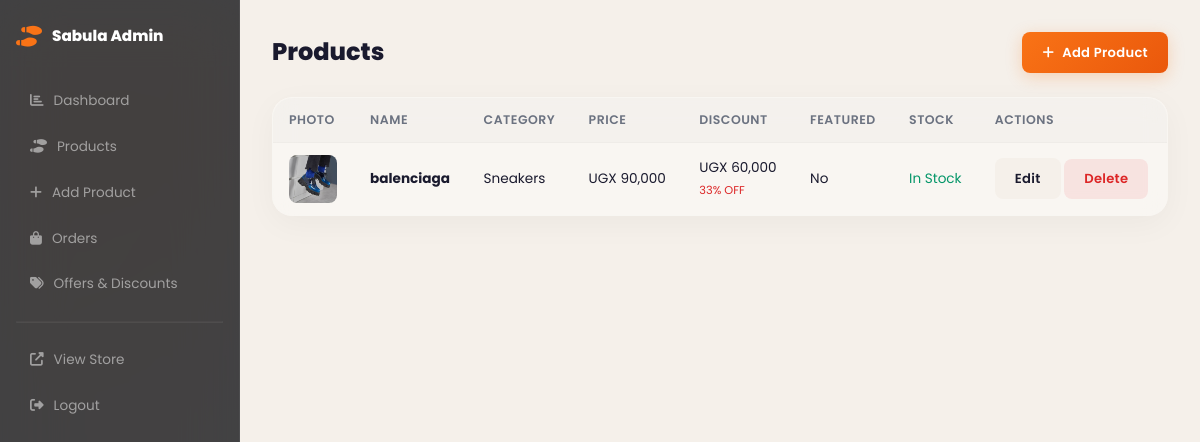
/admin/products (signed in), run on the app's committed database.
### app.py (models this page shows, shortened)
class Product(db.Model):
    id = db.Column(db.Integer, primary_key=True)
    name = db.Column(db.String(200), nullable=False)
    slug = db.Column(db.String(200), unique=True, nullable=False)
    description = db.Column(db.Text, default='')
    category_id = db.Column(db.Integer, db.ForeignKey('category.id'), nullable=False)
    price = db.Column(db.Float, nullable=False)
    discount_price = db.Column(db.Float, nullable=False)
    discount_percent = db.Column(db.String(10))
    image_url = db.Column(db.String(500))
    rating = db.Column(db.Float, default=5.0)
    reviews_count = db.Column(db.Integer, default=0)
    badge = db.Column(db.String(50), default='HOT DEAL')
    in_stock = db.Column(db.Boolean, default=True)
    featured = db.Column(db.Boolean, default=False)
    trending = db.Column(db.Boolean, default=False)
    affordable = db.Column(db.Boolean, default=False)
    created_at = db.Column(db.DateTime, default=datetime.utcnow)

class Category(db.Model):
    id = db.Column(db.Integer, primary_key=True)
    name = db.Column(db.String(100), nullable=False)
    slug = db.Column(db.String(100), unique=True, nullable=False)
    icon = db.Column(db.String(50), default='fa-shoe-prints')
    products = db.relationship('Product', backref='category', lazy=True, cascade='all, delete-orphan')

### app.py (the view)
@app.route('/admin/products')
@admin_required
def admin_products():
    products = Product.query.order_by(Product.created_at.desc()).all()
    return render_template('admin/products.html', products=products)

### app.py (called while the page is built, shortened)
@app.context_processor
def inject_globals():
    categories = Category.query.all()
    cart = session.get('cart', [])
    cart_count = sum(item['quantity'] for item in cart)
    cart_total = 0
    cart_items = []
    user = None
    if session.get('user_id'):
        user = User.query.get(session['user_id'])
    return dict(
        categories=categories,
        cart_count=cart_count,
        cart_items=cart_items,
        cart_total=cart_total,
        current_user=user
    )

@app.template_filter('format_price')
def format_price(amount):
    return f'UGX {amount:,.0f}'

def admin_required(f):
    @wraps(f)
    def decorated(*args, **kwargs):
        if not session.get('admin_logged_in'):
            flash('Please login to access the admin panel.', 'warning')
            return redirect(url_for('admin_login'))
        return f(*args, **kwargs)
    return decorated

### templates/admin/products.html (shortened to what this page needs)
{% extends "admin/admin_base.html" %}
{% block admin_content %}
<div class="admin-header">
  <h1>Products</h1>
  <a href="{{ url_for('admin_product_add') }}" class="btn btn-primary btn-sm"><i class="fas fa-plus"></i> Add Product</a>
</div>
<table class="admin-table">
  <thead>
    <tr>
      <th>Photo</th><th>Name</th><th>Category</th><th>Price</th><th>Discount</th><th>Featured</th><th>Stock</th><th>Actions</th>
    </tr>
  </thead>
  <tbody>
    {% for product in products %}
    <tr>
      <td>
        {% if product.image_url %}
        <img src="{{ product.image_url if product.image_url.startswith('http') else url_for('static', filename=product.image_url) }}" alt="" style="width:48px;height:48px;object-fit:cover;border-radius:8px;" />
        {% else %}
        <div style="width:48px;height:48px;border-radius:8px;background:#f0f0f5;display:flex;align-items:center;justify-content:center;color:#ccc;font-size:1.2rem;"><i class="fas fa-shoe-prints"></i></div>
        {% endif %}
      </td>
      <td><strong>{{ product.name }}</strong></td>
      <td>{{ product.category.name }}</td>
      <td>{{ product.price|format_price }}</td>
      <td>{{ product.discount_price|format_price }}<br /><small style="color:var(--sale);">{{ product.discount_percent }}</small></td>
      <td>{% if product.featured %}<span style="color:#059669;">Yes</span>{% else %}No{% endif %}</td>
      <td>{% if product.in_stock %}<span style="color:#059669;">In Stock</span>{% else %}<span style="color:var(--sale);">Out</span>{% endif %}</td>
      <td>
        <a href="{{ url_for('admin_product_edit', id=product.id) }}" class="btn btn-sm" style="background:var(--bg);">Edit</a>
        <form action="{{ url_for('admin_product_delete', id=product.id) }}" method="POST" style="display:inline;" onsubmit="return confirm('Delete this product?')">
          <button type="submit" class="btn btn-sm" style="background:rgba(230,57,70,0.1);color:var(--sale);">Delete</button>
        </form>
      </td>
    </tr>
    {% endfor %}
  </tbody>
</table>
{% endblock %}

### static/style.css (style rules this page uses)
*, *::before, *::after { margin: 0; padding: 0; box-sizing: border-box; }
:root { --primary: #1a1c23; --primary-light: #2a2d3a; --primary-dark: #0f1117; --accent: #f97316; --accent-hover: #ea580c; --accent-light: #fed7aa; --sale: #dc2626; --sale-dark: #b91c1c; --bg: #f5f0ea; --bg-alt: #fefcfb; --card-bg: rgba(255, 255, 255, 0.38); --glass-border: rgba(255, 255, 255, 0.4); --glass-border-strong: rgba(255, 255, 255, 0.55); --glass-shadow: 0 8px 32px rgba(0, 0, 0, 0.04); --glass-shadow-hover: 0 16px 48px rgba(0, 0, 0, 0.07); --glass-blur: 24px; --glass-blur-strong: 32px; --text: #1a1a2e; --text-light: #6b7280; --text-lighter: #9ca3af; --border: rgba(0, 0, 0, 0.04); --shadow-sm: 0 2px 8px rgba(0, 0, 0, 0.04); --shadow: 0 4px 20px rgba(0, 0, 0, 0.05); --shadow-lg: 0 12px 48px rgba(0, 0, 0, 0.07); --shadow-hover: 0 20px 60px rgba(0, 0, 0, 0.1); --radius-sm: 12px; --radius: 20px; --radius-lg: 28px; --radius-xl: 40px; --transition: 0.35s cubic-bezier(0.25, 0.46, 0.45, 0.94); --transition-slow: 0.5s cubic-bezier(0.25, 0.46, 0.45, 0.94); --font: 'Poppins', -apple-system, BlinkMacSystemFont, 'Segoe UI', sans-serif; --max-width: 1240px; --header-height: 72px; }
html { scroll-behavior: smooth; scroll-padding-top: var(--header-height); }
body { font-family: var(--font); background: var(--bg); background-image: radial-gradient(ellipse at 10% 20%, rgba(249, 115, 22, 0.06) 0%, transparent 50%), radial-gradient(ellipse at 90% 80%, rgba(249, 115, 22, 0.04) 0%, transparent 50%), radial-gradient(ellipse at 50% 50%, rgba(255, 255, 255, 0.5) 0%, transparent 70%); background-attachment: fixed; color: var(--text); line-height: 1.6; -webkit-font-smoothing: antialiased; overflow-x: hidden; }
img { max-width: 100%; display: block; }
a { text-decoration: none; color: inherit; }
.btn { display: inline-flex; align-items: center; gap: 8px; padding: 14px 28px; border-radius: 10px; font-weight: 600; font-size: 0.9rem; cursor: pointer; border: none; transition: var(--transition); font-family: var(--font); letter-spacing: 0.3px; }
.btn-primary { background: linear-gradient(135deg, var(--accent), var(--accent-hover)); color: #fff; box-shadow: 0 4px 16px rgba(249, 115, 22, 0.25); }
.btn-sm { padding: 10px 20px; font-size: 0.82rem; border-radius: 8px; }
.admin-header { display: flex; justify-content: space-between; align-items: center; margin-bottom: 24px; flex-wrap: wrap; gap: 12px; }
.admin-header h1 { font-size: 1.5rem; font-weight: 800; }
.admin-table { width: 100%; border-collapse: collapse; background: var(--card-bg); backdrop-filter: blur(12px); -webkit-backdrop-filter: blur(12px); border-radius: var(--radius); overflow: hidden; box-shadow: var(--glass-shadow); border: 1px solid var(--glass-border); }
.admin-table th { background: rgba(0, 0, 0, 0.02); padding: 12px 16px; text-align: left; font-size: 0.78rem; font-weight: 600; text-transform: uppercase; letter-spacing: 0.5px; color: var(--text-light); border-bottom: 1px solid var(--border); }
.admin-table td { padding: 12px 16px; font-size: 0.85rem; border-bottom: 1px solid var(--border); }
.admin-table tr:last-child td { border-bottom: none; }

### data on the page
Product: image_url (picture), name "balenciaga", category.name "Sneakers", price "UGX 90,000", discount_price "UGX 60,000", discount_percent "33% OFF", featured "No", in_stock "In Stock"
